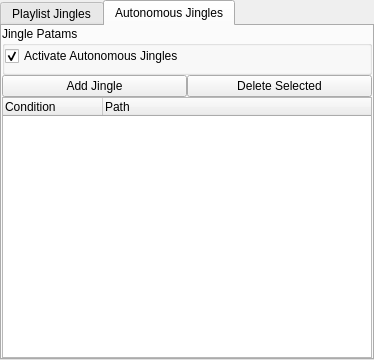
<?xml version="1.0" encoding="UTF-8"?>
<ui version="4.0">
 <class>Jingles</class>
 <widget class="QWidget" name="Jingles">
  <property name="geometry">
   <rect>
    <x>0</x>
    <y>0</y>
    <width>374</width>
    <height>360</height>
   </rect>
  </property>
  <property name="windowTitle">
   <string>Form</string>
  </property>
  <layout class="QVBoxLayout" name="verticalLayout_2">
   <property name="spacing">
    <number>0</number>
   </property>
   <property name="margin">
    <number>0</number>
   </property>
   <item>
    <widget class="QTabWidget" name="tabWidget">
     <property name="currentIndex">
      <number>1</number>
     </property>
     <widget class="QWidget" name="tab">
      <attribute name="title">
       <string>Playlist Jingles</string>
      </attribute>
      <layout class="QHBoxLayout" name="horizontalLayout_2">
       <property name="spacing">
        <number>0</number>
       </property>
       <property name="margin">
        <number>0</number>
       </property>
       <item>
        <layout class="QVBoxLayout" name="verticalLayout">
         <property name="spacing">
          <number>0</number>
         </property>
         <item>
          <widget class="QGroupBox" name="groupBox">
           <property name="title">
            <string>Jingle Patams</string>
           </property>
           <layout class="QFormLayout" name="formLayout">
            <item row="1" column="0">
             <widget class="QRadioButton" name="rand">
              <property name="text">
               <string>Random Jingle</string>
              </property>
              <property name="checked">
               <bool>true</bool>
              </property>
             </widget>
            </item>
            <item row="1" column="1">
             <widget class="QRadioButton" name="byo">
              <property name="text">
               <string>By order</string>
              </property>
              <property name="checked">
               <bool>false</bool>
              </property>
             </widget>
            </item>
            <item row="3" column="0">
             <widget class="QLabel" name="label">
              <property name="text">
               <string>Run track every X tracks:</string>
              </property>
             </widget>
            </item>
            <item row="3" column="1">
             <widget class="QSpinBox" name="every">
              <property name="minimum">
               <number>1</number>
              </property>
              <property name="value">
               <number>4</number>
              </property>
             </widget>
            </item>
            <item row="0" column="0">
             <widget class="QCheckBox" name="act1">
              <property name="text">
               <string>Activate Playlist Jingles</string>
              </property>
              <property name="checked">
               <bool>true</bool>
              </property>
             </widget>
            </item>
           </layout>
          </widget>
         </item>
         <item>
          <layout class="QHBoxLayout" name="horizontalLayout_3">
           <item>
            <widget class="QPushButton" name="addj">
             <property name="text">
              <string>Add Jingle</string>
             </property>
            </widget>
           </item>
           <item>
            <widget class="QPushButton" name="djin">
             <property name="text">
              <string>Remove Selected</string>
             </property>
            </widget>
           </item>
          </layout>
         </item>
         <item>
          <widget class="QListWidget" name="jinglist1">
           <property name="dragDropMode">
            <enum>QAbstractItemView::InternalMove</enum>
           </property>
           <property name="selectionMode">
            <enum>QAbstractItemView::ExtendedSelection</enum>
           </property>
           <property name="movement">
            <enum>QListView::Snap</enum>
           </property>
          </widget>
         </item>
        </layout>
       </item>
      </layout>
     </widget>
     <widget class="QWidget" name="tab_2">
      <attribute name="title">
       <string>Autonomous Jingles</string>
      </attribute>
      <layout class="QVBoxLayout" name="verticalLayout_3">
       <property name="spacing">
        <number>0</number>
       </property>
       <property name="margin">
        <number>0</number>
       </property>
       <item>
        <widget class="QGroupBox" name="groupBox_2">
         <property name="title">
          <string>Jingle Patams</string>
         </property>
         <layout class="QVBoxLayout" name="verticalLayout_4">
          <property name="spacing">
           <number>0</number>
          </property>
          <property name="leftMargin">
           <number>0</number>
          </property>
          <property name="topMargin">
           <number>0</number>
          </property>
          <property name="rightMargin">
           <number>0</number>
          </property>
          <property name="bottomMargin">
           <number>6</number>
          </property>
          <item>
           <widget class="QCheckBox" name="act2">
            <property name="text">
             <string>Activate Autonomous Jingles</string>
            </property>
            <property name="checked">
             <bool>true</bool>
            </property>
           </widget>
          </item>
         </layout>
        </widget>
       </item>
       <item>
        <layout class="QHBoxLayout" name="horizontalLayout">
         <item>
          <widget class="QPushButton" name="add2">
           <property name="text">
            <string>Add Jingle</string>
           </property>
          </widget>
         </item>
         <item>
          <widget class="QPushButton" name="del2">
           <property name="text">
            <string>Delete Selected</string>
           </property>
          </widget>
         </item>
        </layout>
       </item>
       <item>
        <widget class="QTreeWidget" name="jin2list">
         <column>
          <property name="text">
           <string>Condition</string>
          </property>
         </column>
         <column>
          <property name="text">
           <string>Path</string>
          </property>
         </column>
        </widget>
       </item>
      </layout>
     </widget>
    </widget>
   </item>
  </layout>
 </widget>
 <resources/>
 <connections/>
</ui>
